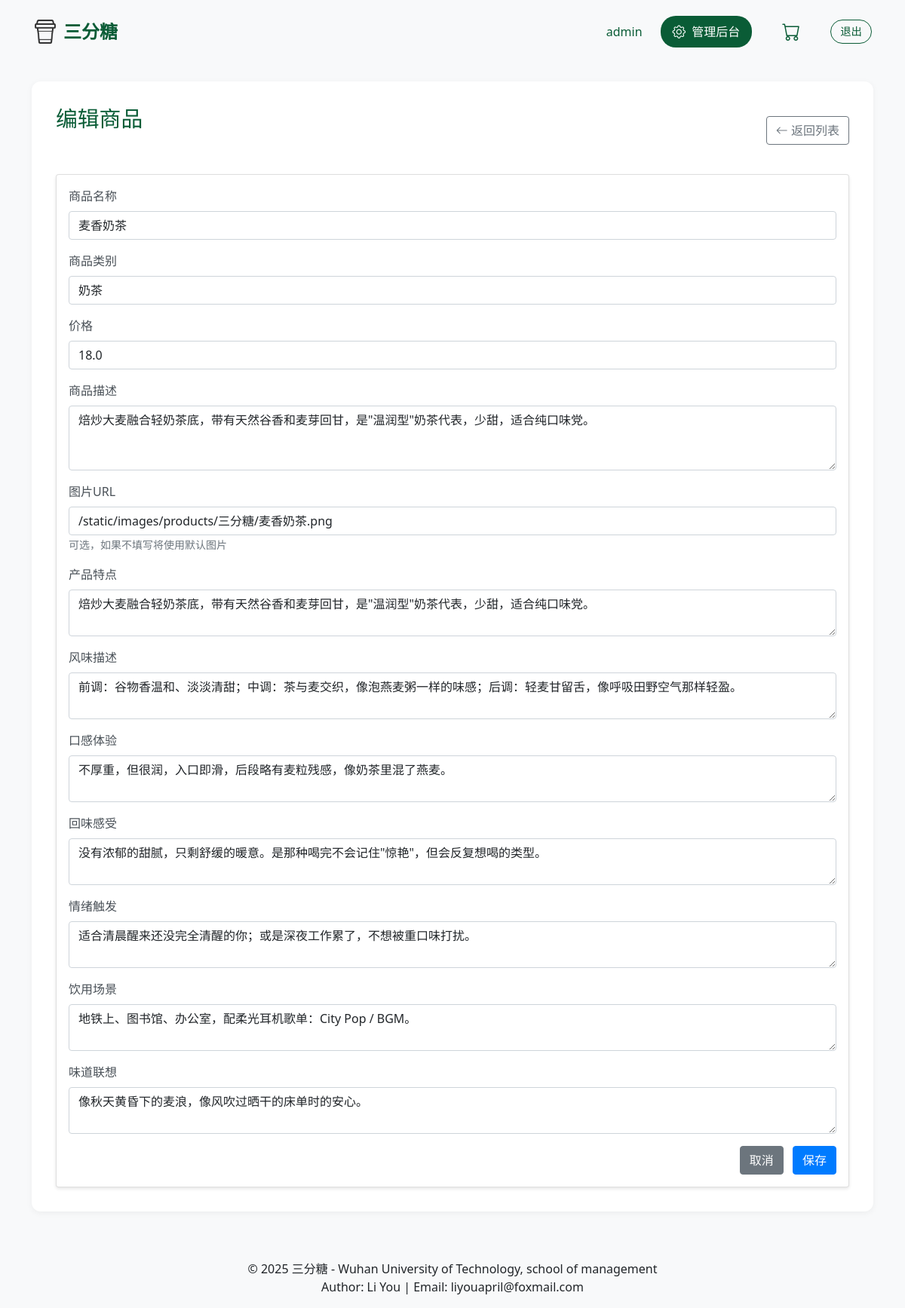
The page /admin/product/4/edit (signed in) on the database its author committed.
### app/models/models.py (models this page shows)
class User(UserMixin, db.Model):
    id = db.Column(db.Integer, primary_key=True)
    username = db.Column(db.String(80), unique=True, nullable=False)
    password = db.Column(db.String(120), nullable=False)
    is_admin = db.Column(db.Boolean, default=False)
    created_at = db.Column(db.DateTime, default=datetime.utcnow)

class Product(db.Model):
    id = db.Column(db.Integer, primary_key=True)
    name = db.Column(db.String(100), nullable=False)
    category = db.Column(db.String(50), nullable=False)
    price = db.Column(db.Float, nullable=False)
    description = db.Column(db.Text)
    image_url = db.Column(db.String(200))
    created_at = db.Column(db.DateTime, default=datetime.utcnow)
    updated_at = db.Column(db.DateTime, default=datetime.utcnow, onupdate=datetime.utcnow)
    product_features = db.Column(db.Text)  # 产品特点
    objective_analysis = db.Column(db.Text)  # 客观参数分析
    drinking_suggestions = db.Column(db.Text)  # 科学饮用建议
    ingredients = db.Column(db.Text)  # 配料表
    origin = db.Column(db.Text)  # 产地信息
    specifications = db.Column(db.Text)  # 规格参数
    suitable_crowd = db.Column(db.Text)  # 适宜人群
    flavor_profile = db.Column(db.Text)    # 口味分析
    texture_description = db.Column(db.Text)  # 口感描述
    after_taste = db.Column(db.Text)       # 饮后感受
    mood_trigger = db.Column(db.Text)      # 情绪触发
    drinking_scenario = db.Column(db.Text)  # 饮用场景建议
    flavor_association = db.Column(db.Text)  # 风味联想

### app/routes/admin.py (the view)
@admin.route('/product/<int:id>/edit')
@login_required
@admin_required
def edit_product(id):
    product = Product.query.get_or_404(id)
    return render_template('admin/edit_product.html', product=product)

### app/__init__.py (called while the page is built)
def create_app():
    app = Flask(__name__)
    app.config.from_object('config.Config')
    db.init_app(app)
    login_manager.init_app(app)
    login_manager.login_view = 'auth.login'
    login_manager.login_message = None  # 禁用默认的登录提示消息
    @login_manager.user_loader
    def load_user(user_id):
        from app.models.models import User
        return User.query.get(int(user_id))
    from app.routes import main, auth, admin
    app.register_blueprint(main.bp)
    app.register_blueprint(auth.bp)
    app.register_blueprint(admin.admin, url_prefix='/admin')
    with app.app_context():
        db.create_all()
    return app

### app/routes/admin.py (called while the page is built)
def admin_required(f):
    @wraps(f)
    def decorated_function(*args, **kwargs):
        if not current_user.is_authenticated or not current_user.is_admin:
            return jsonify({'status': 'error', 'message': '需要管理员权限'}), 403
        return f(*args, **kwargs)
    return decorated_function

### app/templates/admin/edit_product.html (shortened to what this page needs)
{% extends "base.html" %}
{% block content %}
<div class="admin-dashboard">
    <div class="d-flex justify-content-between align-items-center mb-4">
        <h1 class="dashboard-title">编辑商品</h1>
        <a href="{{ url_for('admin.products') }}" class="btn btn-outline-secondary">
            <i class="bi bi-arrow-left"></i> 返回列表
        </a>
    </div>
    <div class="card">
        <div class="card-body">
            <form id="editProductForm">
                <div class="mb-3">
                    <label class="form-label">商品名称</label>
                    <input type="text" class="form-control" name="name" value="{{ product.name }}" required>
                </div>
                <div class="mb-3">
                    <label class="form-label">商品类别</label>
                    <input type="text" class="form-control" name="category" value="{{ product.category }}" required>
                </div>
                <div class="mb-3">
                    <label class="form-label">价格</label>
                    <input type="number" class="form-control" name="price" step="0.01" value="{{ product.price }}" required>
                </div>
                <div class="mb-3">
                    <label class="form-label">商品描述</label>
                    <textarea class="form-control" name="description" rows="3" required>{{ product.description }}</textarea>
                </div>
                <div class="mb-3">
                    <label class="form-label">图片URL</label>
                    <input type="text" class="form-control" name="image_url" value="{{ product.image_url }}">
                    <small class="form-text text-muted">可选，如果不填写将使用默认图片</small>
                </div>
                <div class="mb-3">
                    <label class="form-label">产品特点</label>
                    <textarea class="form-control" name="product_features" rows="2">{{ product.product_features }}</textarea>
                </div>
                <div class="mb-3">
                    <label class="form-label">风味描述</label>
                    <textarea class="form-control" name="flavor_profile" rows="2">{{ product.flavor_profile }}</textarea>
                </div>
                <div class="mb-3">
                    <label class="form-label">口感体验</label>
                    <textarea class="form-control" name="texture_description" rows="2">{{ product.texture_description }}</textarea>
                </div>
                <div class="mb-3">
                    <label class="form-label">回味感受</label>
                    <textarea class="form-control" name="after_taste" rows="2">{{ product.after_taste }}</textarea>
                </div>
                <div class="mb-3">
                    <label class="form-label">情绪触发</label>
                    <textarea class="form-control" name="mood_trigger" rows="2">{{ product.mood_trigger }}</textarea>
                </div>
                <div class="mb-3">
                    <label class="form-label">饮用场景</label>
                    <textarea class="form-control" name="drinking_scenario" rows="2">{{ product.drinking_scenario }}</textarea>
                </div>
                <div class="mb-3">
                    <label class="form-label">味道联想</label>
                    <textarea class="form-control" name="flavor_association" rows="2">{{ product.flavor_association }}</textarea>
                </div>
                <div class="text-end">
                    <button type="button" class="btn btn-secondary me-2" onclick="history.back()">取消</button>
                    <button type="submit" class="btn btn-primary">保存</button>
                </div>
            </form>
        </div>
    </div>
</div>
{% endblock %}

### app/templates/base.html (shortened to what this page needs)
<!DOCTYPE html>
<html lang="zh">
<head>
    <link href="https://cdn.jsdelivr.net/npm/bootstrap@5.1.3/dist/css/bootstrap.min.css" rel="stylesheet">
    <link rel="stylesheet" href="https://cdn.jsdelivr.net/npm/bootstrap-icons@1.7.2/font/bootstrap-icons.css">
    <link rel="stylesheet" href="https://cdn.datatables.net/1.11.5/css/dataTables.bootstrap5.min.css">
    <link rel="stylesheet" href="{{ url_for('static', filename='css/style.css') }}">
</head>
<body>
    <nav class="navbar navbar-expand-lg">
        <div class="container">
            <a class="navbar-brand" href="{{ url_for('main.index') }}">
                <img src="{{ url_for('static', filename='images/icon.png') }}" alt="三分糖" class="brand-icon">
                三分糖
            </a>
            <div class="nav-login-section">
                {% if not current_user.is_authenticated %}
                    <p class="login-text">请登录后购买</p>
                    <a href="{{ url_for('auth.login') }}" class="btn btn-login">登录</a>
                {% else %}
                    <div class="user-info">
                        <span class="user-name">{{ current_user.username }}</span>
                        {% if current_user.is_admin %}
                        <a href="{{ url_for('admin.index') }}" class="btn-admin">
                            <i class="bi bi-gear"></i>
                            管理后台
                        </a>
                        {% endif %}
                        <a class="nav-link cart-icon" href="{{ url_for('main.cart') }}">
                            <i class="bi bi-cart"></i>
                        </a>
                        <a href="{{ url_for('auth.logout') }}" class="btn-logout">退出</a>
                    </div>
                {% endif %}
            </div>
        </div>
    </nav>
    <div class="container mt-4">
        {% block content %}{% endblock %}
    </div>
    <footer class="footer mt-5 py-3 bg-light">
        <div class="container text-center">
            <p class="mb-0">© 2025 三分糖 - Wuhan University of Technology, school of management</p>
            <p class="mb-0">Author: Li You | Email: liyouapril@foxmail.com</p>
        </div>
    </footer>
</body>
</html>

### app/static/css/style.css (style rules this page uses)
body { background-color: #f8f9fa; }
.navbar { box-shadow: none; background-color: transparent !important; padding: 1rem 2rem; }
.navbar-brand { color: #0a5c36 !important; font-size: 1.5rem; font-weight: bold; display: flex; align-items: center; gap: 0.5rem; }
.brand-icon { width: 32px; height: 32px; }
.cart-icon { color: #0a5c36; font-size: 1.5rem; }
.nav-login-section { display: flex; align-items: center; gap: 1rem; }
.user-info { display: flex; align-items: center; gap: 1.5rem; }
.user-name { color: #0a5c36; font-weight: 500; margin: 0; }
.btn-logout { color: #0a5c36; text-decoration: none; font-size: 0.9rem; padding: 0.25rem 0.75rem; border: 1px solid #0a5c36; border-radius: 20px; transition: all 0.3s ease; }
.card { box-shadow: 0 2px 4px rgba(0,0,0,.1); transition: transform 0.2s; }
.btn-primary { background-color: #007bff; border-color: #007bff; }
.admin-dashboard { padding: 2rem; background: #fff; border-radius: 12px; box-shadow: 0 2px 8px rgba(0,0,0,0.05); }
.dashboard-title { color: #0a5c36; margin-bottom: 2rem; font-size: 1.8rem; }
.btn-admin { background: #0a5c36; color: white; padding: 0.5rem 1rem; border-radius: 20px; text-decoration: none; display: flex; align-items: center; gap: 0.5rem; transition: all 0.3s ease; }
.btn-admin i { font-size: 1.1rem; }
.form-label { color: #495057; font-weight: 500; }

### rows shown on the page
User: username "admin"
Product: name "麦香奶茶", category "奶茶", price "18.0", description "焙炒大麦融合轻奶茶底，带有天然谷香和麦芽回甘，是\"温润型\"奶茶代表，少甜，适合纯口味党。", image_url "/static/images/products/三分糖/麦香奶茶.png", product_features "焙炒大麦融合轻奶茶底，带有天然谷香和麦芽回甘，是\"温润型\"奶茶代表，少甜，适合纯口味党。", flavor_profile "前调：谷物香温和、淡淡清甜；中调：茶与麦交织，像泡燕麦粥一样的味感；后调：轻麦甘留舌，像呼吸田野空气那样轻盈。", texture_description "不厚重，但很润，入口即滑，后段略有麦粒残感，像奶茶里混了燕麦。", after_taste "没有浓郁的甜腻，只剩舒缓的暖意。是那种喝完不会记住\"惊艳\"，但会反复想喝的类型。", mood_trigger "适合清晨醒来还没完全清醒的你；或是深夜工作累了，不想被重口味打扰。", drinking_scenario "地铁上、图书馆、办公室，配柔光耳机歌单：City Pop / BGM。", flavor_association "像秋天黄昏下的麦浪，像风吹过晒干的床单时的安心。"
